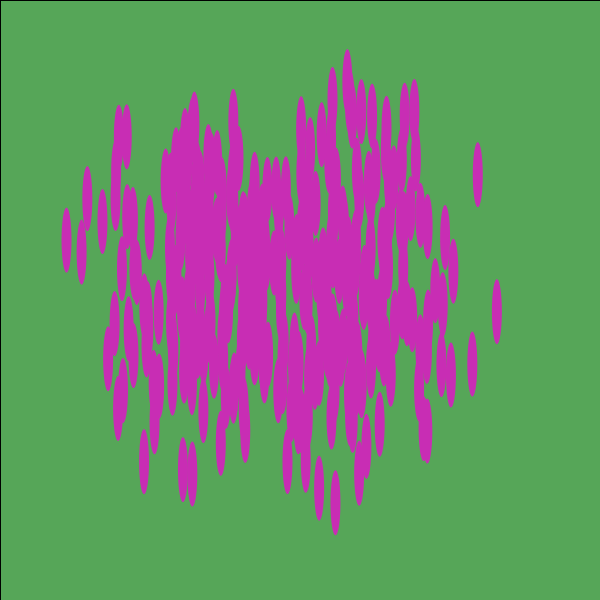
Frame 1 (no input)
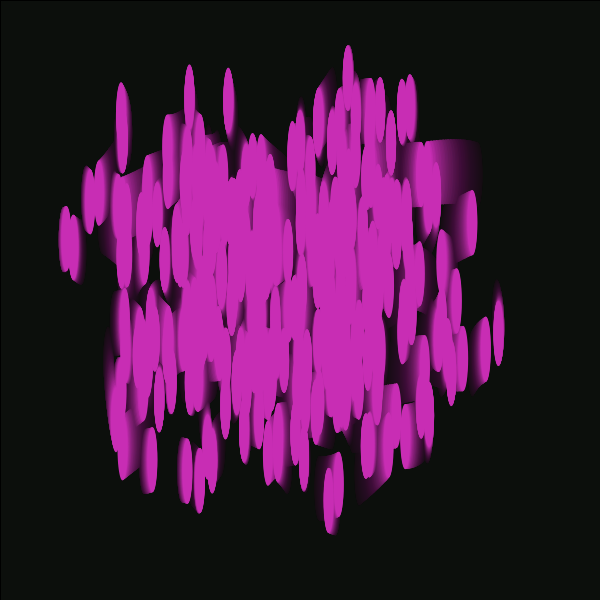
Frame 60 (the mouse pressed at the canvas centre just before this capture)
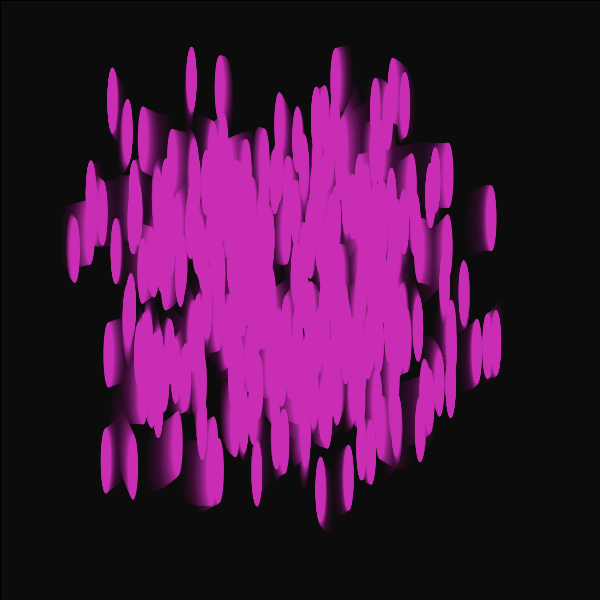
Frame 120 (the mouse held since frame 60 and released just before this capture)

The Processing sketch that drew these frames (run headless with seeded random() and noise(); from frame 60 on, the mouse is pressed at the canvas centre):

// Processing sketch: magicworms
// ── magicworms.pde
//warning:

//worms look gross














void setup(){
      size(600, 600);
    background(#59AD5C);
}


void draw(){
  makeMagical();
  for(int i = 0; i < 300; i++){
    
    fill(200,45,180);
    ellipse(getWormX(i),getWormY(i), 10,65);
   
}
 
}

    float frequency = .001;
    float noiseInterval = PI;

    void makeMagical() {
        fill( 0, 0, 0, 10 );
        rect(0, 0, width, height);
        noStroke();
    }

    float getWormX(int i) {
        return map(noise(i*noiseInterval + frameCount * frequency), 0, 1, 0, width);
    }

    float getWormY(int i) {
        return map(noise(i*noiseInterval+1 + frameCount * frequency), 0, 1, 0, height);
    }
